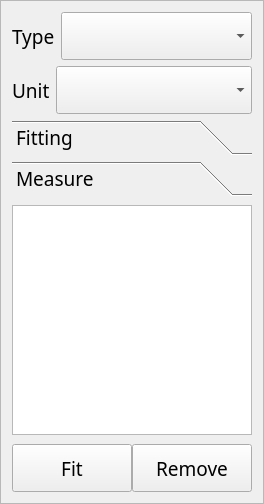
<?xml version="1.0" encoding="UTF-8"?>
<ui version="4.0">
 <class>FittingView</class>
 <widget class="QFrame" name="FittingView">
  <property name="geometry">
   <rect>
    <x>0</x>
    <y>0</y>
    <width>264</width>
    <height>504</height>
   </rect>
  </property>
  <property name="windowTitle">
   <string>Frame</string>
  </property>
  <property name="frameShape">
   <enum>QFrame::StyledPanel</enum>
  </property>
  <property name="frameShadow">
   <enum>QFrame::Raised</enum>
  </property>
  <layout class="QVBoxLayout" name="verticalLayout" stretch="0,0,1,0">
   <item>
    <layout class="QHBoxLayout" name="horizontalLayout_6" stretch="0,1">
     <item>
      <widget class="QLabel" name="typeLabel">
       <property name="font">
        <font>
         <family>黑体</family>
         <pointsize>14</pointsize>
        </font>
       </property>
       <property name="text">
        <string>Type</string>
       </property>
      </widget>
     </item>
     <item>
      <widget class="QComboBox" name="typeComboBox">
       <property name="minimumSize">
        <size>
         <width>0</width>
         <height>48</height>
        </size>
       </property>
       <property name="font">
        <font>
         <family>黑体</family>
         <pointsize>14</pointsize>
        </font>
       </property>
       <property name="iconSize">
        <size>
         <width>48</width>
         <height>48</height>
        </size>
       </property>
      </widget>
     </item>
    </layout>
   </item>
   <item>
    <layout class="QHBoxLayout" name="horizontalLayout_5" stretch="0,1">
     <item>
      <widget class="QLabel" name="label_2">
       <property name="font">
        <font>
         <family>黑体</family>
         <pointsize>14</pointsize>
        </font>
       </property>
       <property name="text">
        <string>Unit</string>
       </property>
      </widget>
     </item>
     <item>
      <widget class="QComboBox" name="unitComboBox">
       <property name="minimumSize">
        <size>
         <width>0</width>
         <height>48</height>
        </size>
       </property>
       <property name="font">
        <font>
         <family>黑体</family>
         <pointsize>14</pointsize>
        </font>
       </property>
       <property name="iconSize">
        <size>
         <width>48</width>
         <height>48</height>
        </size>
       </property>
      </widget>
     </item>
    </layout>
   </item>
   <item>
    <widget class="QToolBox" name="toolBox">
     <property name="font">
      <font>
       <family>黑体</family>
       <pointsize>14</pointsize>
      </font>
     </property>
     <property name="currentIndex">
      <number>1</number>
     </property>
     <widget class="QWidget" name="fittingPage">
      <property name="geometry">
       <rect>
        <x>0</x>
        <y>0</y>
        <width>240</width>
        <height>233</height>
       </rect>
      </property>
      <attribute name="label">
       <string>Fitting</string>
      </attribute>
      <layout class="QHBoxLayout" name="horizontalLayout_2">
       <property name="spacing">
        <number>0</number>
       </property>
       <property name="leftMargin">
        <number>0</number>
       </property>
       <property name="topMargin">
        <number>3</number>
       </property>
       <property name="rightMargin">
        <number>0</number>
       </property>
       <property name="bottomMargin">
        <number>3</number>
       </property>
       <item>
        <widget class="QTableWidget" name="fittingTableWidget">
         <property name="editTriggers">
          <set>QAbstractItemView::NoEditTriggers</set>
         </property>
         <property name="selectionMode">
          <enum>QAbstractItemView::SingleSelection</enum>
         </property>
         <property name="selectionBehavior">
          <enum>QAbstractItemView::SelectRows</enum>
         </property>
         <attribute name="horizontalHeaderMinimumSectionSize">
          <number>50</number>
         </attribute>
         <attribute name="horizontalHeaderStretchLastSection">
          <bool>true</bool>
         </attribute>
         <attribute name="verticalHeaderDefaultSectionSize">
          <number>50</number>
         </attribute>
         <attribute name="verticalHeaderMinimumSectionSize">
          <number>25</number>
         </attribute>
        </widget>
       </item>
      </layout>
     </widget>
     <widget class="QWidget" name="measurePage">
      <property name="geometry">
       <rect>
        <x>0</x>
        <y>0</y>
        <width>240</width>
        <height>233</height>
       </rect>
      </property>
      <attribute name="label">
       <string>Measure</string>
      </attribute>
      <layout class="QHBoxLayout" name="horizontalLayout">
       <property name="spacing">
        <number>0</number>
       </property>
       <property name="leftMargin">
        <number>0</number>
       </property>
       <property name="topMargin">
        <number>3</number>
       </property>
       <property name="rightMargin">
        <number>0</number>
       </property>
       <property name="bottomMargin">
        <number>3</number>
       </property>
       <item>
        <widget class="QTableWidget" name="measureTableWidget">
         <property name="editTriggers">
          <set>QAbstractItemView::NoEditTriggers</set>
         </property>
         <property name="selectionBehavior">
          <enum>QAbstractItemView::SelectRows</enum>
         </property>
         <attribute name="horizontalHeaderStretchLastSection">
          <bool>true</bool>
         </attribute>
        </widget>
       </item>
      </layout>
     </widget>
    </widget>
   </item>
   <item>
    <layout class="QHBoxLayout" name="horizontalLayout_3">
     <property name="spacing">
      <number>0</number>
     </property>
     <item>
      <widget class="QPushButton" name="fitBtn">
       <property name="minimumSize">
        <size>
         <width>0</width>
         <height>48</height>
        </size>
       </property>
       <property name="font">
        <font>
         <family>微软雅黑</family>
         <pointsize>14</pointsize>
        </font>
       </property>
       <property name="text">
        <string>Fit</string>
       </property>
      </widget>
     </item>
     <item>
      <widget class="QPushButton" name="removeBtn">
       <property name="minimumSize">
        <size>
         <width>0</width>
         <height>48</height>
        </size>
       </property>
       <property name="font">
        <font>
         <family>微软雅黑</family>
         <pointsize>14</pointsize>
        </font>
       </property>
       <property name="text">
        <string>Remove</string>
       </property>
      </widget>
     </item>
    </layout>
   </item>
  </layout>
 </widget>
 <resources/>
 <connections/>
</ui>
